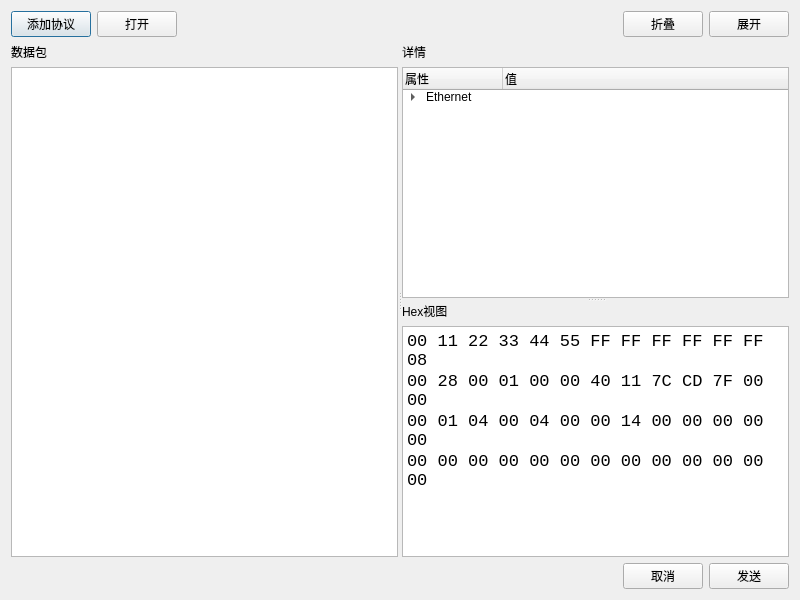
<?xml version="1.0" encoding="UTF-8"?>
<ui version="4.0">
 <class>PacketSenderDialog</class>
 <widget class="QDialog" name="PacketSenderDialog">
  <property name="geometry">
   <rect>
    <x>0</x>
    <y>0</y>
    <width>800</width>
    <height>600</height>
   </rect>
  </property>
  <property name="windowTitle">
   <string>发包工具</string>
  </property>
  <layout class="QVBoxLayout" name="verticalLayout">
   <item>
    <layout class="QHBoxLayout" name="toolbarLayout">
     <item>
      <widget class="QPushButton" name="addProtocolButton">
       <property name="text">
        <string>添加协议</string>
       </property>
      </widget>
     </item>
     <item>
      <widget class="QPushButton" name="openButton">
       <property name="text">
        <string>打开</string>
       </property>
      </widget>
     </item>
     <item>
      <spacer name="horizontalSpacer">
       <property name="orientation">
        <enum>Qt::Horizontal</enum>
       </property>
       <property name="sizeHint" stdset="0">
        <size>
         <width>40</width>
         <height>20</height>
        </size>
       </property>
      </spacer>
     </item>
     <item>
      <widget class="QPushButton" name="collapseButton">
       <property name="text">
        <string>折叠</string>
       </property>
      </widget>
     </item>
     <item>
      <widget class="QPushButton" name="expandButton">
       <property name="text">
        <string>展开</string>
       </property>
      </widget>
     </item>
    </layout>
   </item>
   <item>
    <widget class="QSplitter" name="mainSplitter">
     <property name="orientation">
      <enum>Qt::Horizontal</enum>
     </property>
     <widget class="QWidget" name="layoutWidget">
      <layout class="QVBoxLayout" name="dataPacketLayout">
       <item>
        <widget class="QLabel" name="dataPacketLabel">
         <property name="text">
          <string>数据包</string>
         </property>
        </widget>
       </item>
       <item>
        <widget class="QTreeView" name="dataPacketTreeView">
        </widget>
       </item>
      </layout>
     </widget>
     <widget class="QSplitter" name="contentSplitter">
      <property name="orientation">
       <enum>Qt::Vertical</enum>
      </property>
      <widget class="QWidget" name="layoutWidget1">
       <layout class="QVBoxLayout" name="detailLayout">
        <item>
         <widget class="QLabel" name="detailLabel">
          <property name="text">
           <string>详情</string>
          </property>
         </widget>
        </item>
        <item>
         <widget class="QTreeWidget" name="detailTreeWidget">
          <column>
           <property name="text">
            <string>属性</string>
           </property>
          </column>
          <column>
           <property name="text">
            <string>值</string>
           </property>
          </column>
          <item>
           <property name="text">
            <string>Ethernet</string>
           </property>
           <property name="text">
            <string/>
           </property>
           <item>
            <property name="text">
             <string>源MAC地址</string>
            </property>
            <property name="text">
             <string>值0</string>
            </property>
           </item>
           <item>
            <property name="text">
             <string>字段1</string>
            </property>
            <property name="text">
             <string>值1</string>
            </property>
           </item>
           <item>
            <property name="text">
             <string>字段2</string>
            </property>
            <property name="text">
             <string>值2</string>
            </property>
           </item>
          </item>
         </widget>
        </item>
       </layout>
      </widget>
      <widget class="QWidget" name="layoutWidget2">
       <layout class="QVBoxLayout" name="hexViewLayout">
        <item>
         <widget class="QLabel" name="hexViewLabel">
          <property name="text">
           <string>Hex视图</string>
          </property>
         </widget>
        </item>
        <item>
         <widget class="QTextEdit" name="hexViewTextEdit">
          <property name="font">
           <font>
            <family>monospace</family>
           </font>
          </property>
          <property name="html">
           <string>&lt;!DOCTYPE HTML PUBLIC &quot;-//W3C//DTD HTML 4.0//EN&quot; &quot;http://www.w3.org/TR/REC-html40/strict.dtd&quot;&gt;
&lt;html&gt;&lt;head&gt;&lt;meta name=&quot;qrichtext&quot; content=&quot;1&quot; /&gt;&lt;style type=&quot;text/css&quot;&gt;
p, li { white-space: pre-wrap; }
&lt;/style&gt;&lt;/head&gt;&lt;body style=&quot; font-family:'monospace'; font-size:13pt; font-weight:400; font-style:normal;&quot;&gt;
&lt;p style=&quot; margin-top:0px; margin-bottom:0px; margin-left:0px; margin-right:0px; -qt-block-indent:0; text-indent:0px;&quot;&gt;00 11 22 33 44 55 FF FF FF FF FF FF 08&lt;/p&gt;
&lt;p style=&quot; margin-top:0px; margin-bottom:0px; margin-left:0px; margin-right:0px; -qt-block-indent:0; text-indent:0px;&quot;&gt;00 28 00 01 00 00 40 11 7C CD 7F 00 00&lt;/p&gt;
&lt;p style=&quot; margin-top:0px; margin-bottom:0px; margin-left:0px; margin-right:0px; -qt-block-indent:0; text-indent:0px;&quot;&gt;00 01 04 00 04 00 00 14 00 00 00 00 00&lt;/p&gt;
&lt;p style=&quot; margin-top:0px; margin-bottom:0px; margin-left:0px; margin-right:0px; -qt-block-indent:0; text-indent:0px;&quot;&gt;00 00 00 00 00 00 00 00 00 00 00 00 00&lt;/p&gt;&lt;/body&gt;&lt;/html&gt;</string>
          </property>
         </widget>
        </item>
       </layout>
      </widget>
     </widget>
    </widget>
   </item>
   <item>
    <layout class="QHBoxLayout" name="buttonLayout">
     <item>
      <spacer name="horizontalSpacer_2">
       <property name="orientation">
        <enum>Qt::Horizontal</enum>
       </property>
       <property name="sizeHint" stdset="0">
        <size>
         <width>40</width>
         <height>20</height>
        </size>
       </property>
      </spacer>
     </item>
     <item>
      <widget class="QPushButton" name="cancelButton">
       <property name="text">
        <string>取消</string>
       </property>
      </widget>
     </item>
     <item>
      <widget class="QPushButton" name="sendButton">
       <property name="text">
        <string>发送</string>
       </property>
      </widget>
     </item>
    </layout>
   </item>
  </layout>
 </widget>
 <resources/>
 <connections/>
</ui> 
